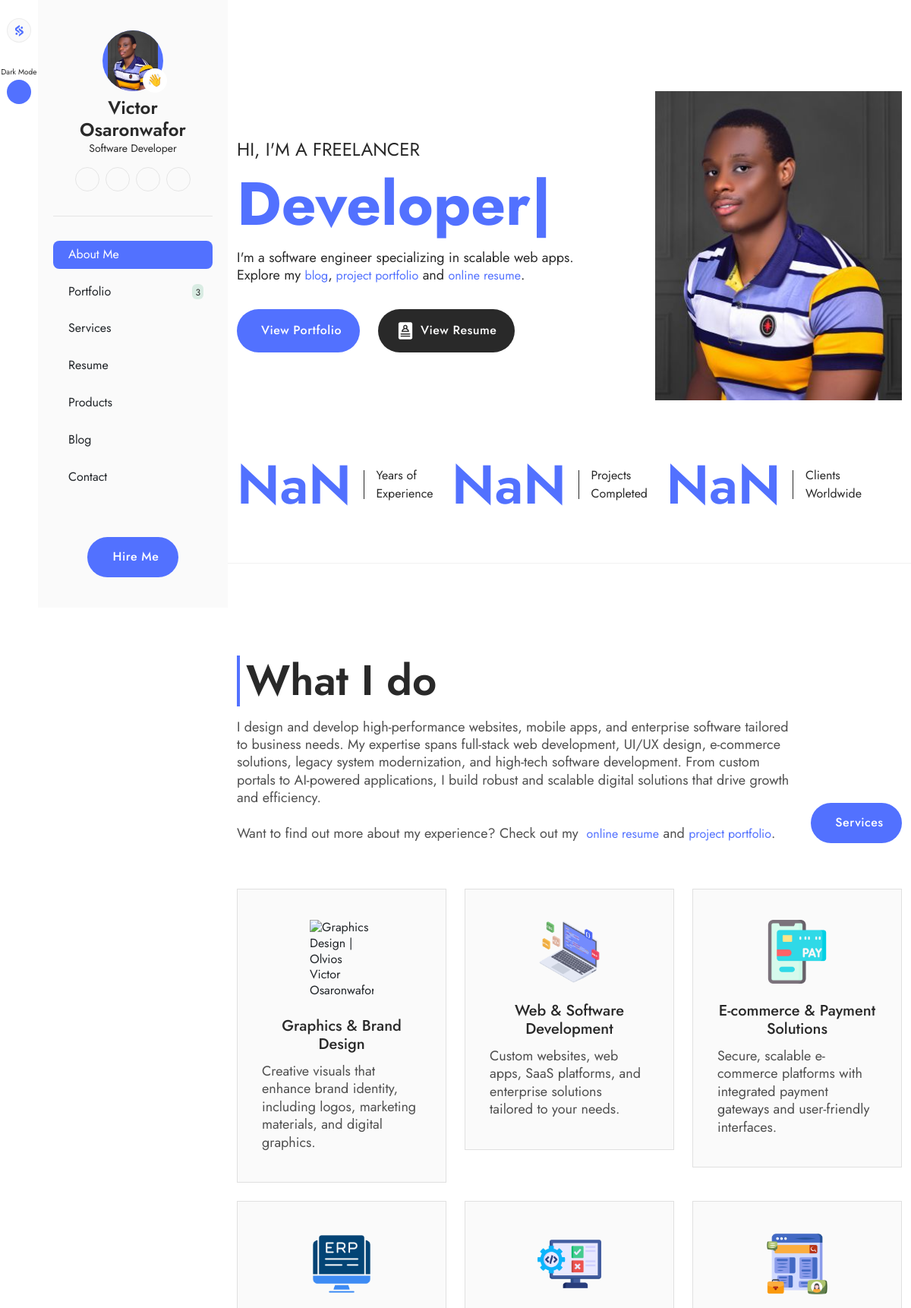
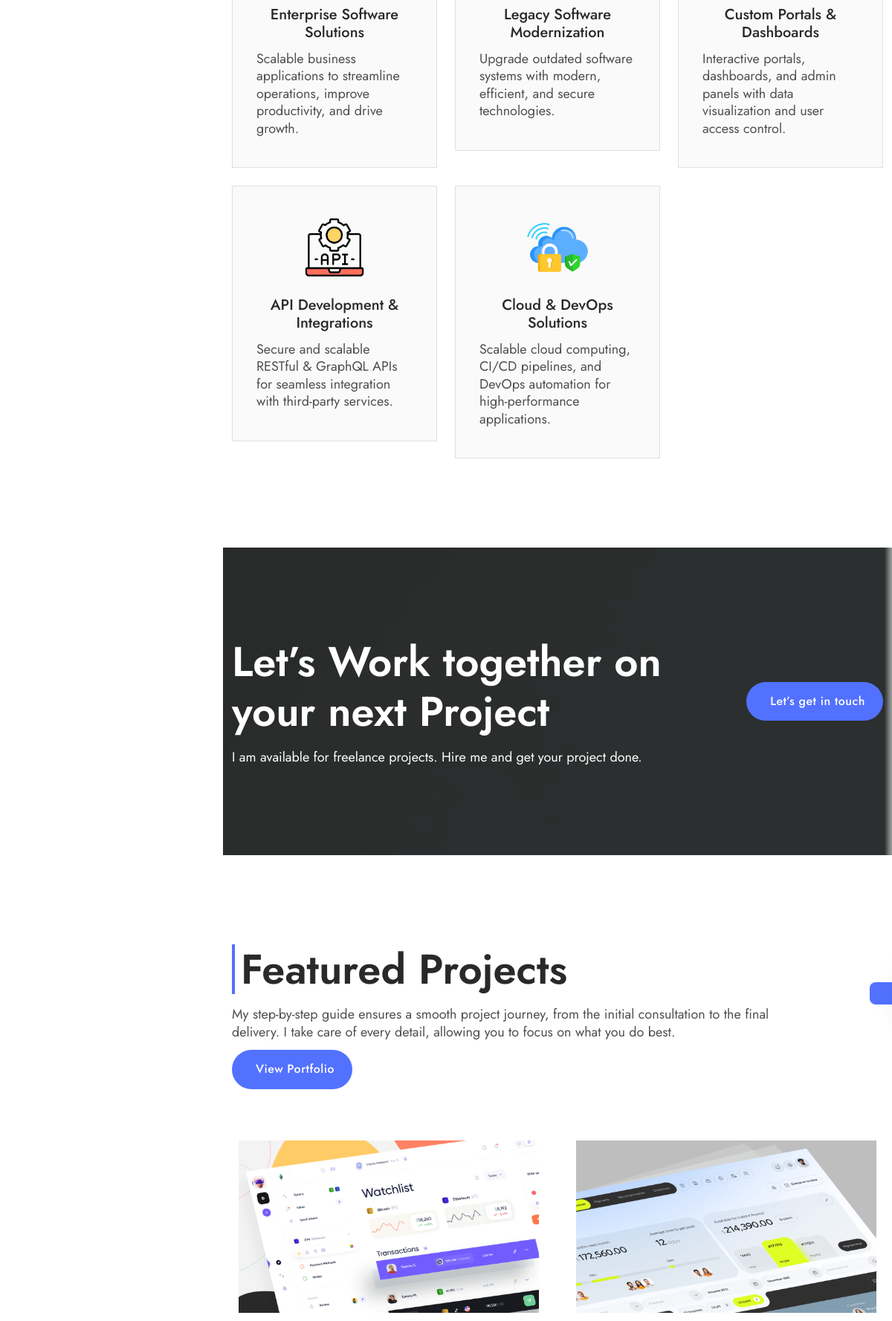
The page / (upper part) on the database its author committed (2 pictures, top to bottom).
### tables this page shows
CREATE TABLE `about_me` (
  `id` int(11) NOT NULL,
  `name` varchar(255) NOT NULL,
  `role` varchar(255) NOT NULL,
  `intro_title` text NOT NULL,
  `intro_text` text NOT NULL,
  `years_of_experience` int(11) NOT NULL,
  `projects_completed` int(11) NOT NULL,
  `clients_worldwide` int(11) NOT NULL,
  `what_i_do` text NOT NULL,
  `pro_summary` text NOT NULL,
  `skills` text NOT NULL,
  `education` text NOT NULL,
  `awards` text NOT NULL,
  `certifications` text NOT NULL,
  `languages` text NOT NULL,
  `interest` text NOT NULL,
  `github_link` varchar(255) NOT NULL,
  `image` varchar(255) NOT NULL,
  `resume` varchar(255) NOT NULL,
  `status` tinyint(4) NOT NULL DEFAULT 0,
  `date` datetime NOT NULL DEFAULT current_timestamp()
);

### index.php (the view, shortened to what the rows shown need)
<?php
include_once 'components/head.php';
include_once 'components/side-menu.php';
?>
<section class="pt-120 pb-60 br-bottom-n3 overflow-hidden mt-10 mt-lg-0">
  <div class="container">
    <div class="d-flex flex-wrap gap-10 gap-md-15 align-items-center justify-content-between">
      <div class="banner-content">
        <span class="n5-color fs-five"><?= $getAboutMe['intro_title'] ?? '' ?></span>
        <h2 class="typing-text display-one p1-color mt-2 mb-3"></h2>
        <p class="fs-seven n5-color">
          <?= $getAboutMe['intro_text'] ?? '' ?>
          Explore my
          <a href="blog.php" class="p1-color"> blog</a>,<a href="portfolio.php" class="p1-color">
            project portfolio</a>
          and <a href="resume.php" class="p1-color">online resume</a>.
        </p>
        <div class="d-flex flex-wrap align-itmes-center gap-3 gap-md-6 mt-4 mt-md-8">
          <a href="portfolio.php"
            class="primary-btn px-3 px-md-6 py-2 py-md-4 fw-medium rounded-pill d-flex align-items-center gap-2">
          </a>
          <a href="resume.php"
            class="primary-btn2 fw-medium px-3 px-md-6 py-2 py-md-4 rounded-pill d-flex align-items-center gap-2">
          </a>
        </div>
      </div>
      <div class="position-relative profile-img">
        <div class="bg-white">
          <img src="assets/images/aboutMe/<?= $getAboutMe['image'] ?>" alt="<?= $getAboutMe['name'] ?? '' ?>"
            alt="<?= $getAboutMe['name'] ?>" class="user-img" />
        </div>
      </div>
    </div>
    <div class="banner-counter d-flex flex-wrap flex-xl-nowrap align-items-center gap-3 gap-md-6 mt-10 mt-md-17">
      <div class="d-flex align-items-center gap-2 gap-xl-4">
        <h2 class="display-two fw-semibold p1-color">
          <span class="counter"><?= $getAboutMe['years_of_experience'] ?? '0' ?></span>
        </h2>
      </div>
      <div class="d-flex align-items-center gap-2 gap-xl-4">
        <h2 class="display-two fw-semibold p1-color">
          <span class="counter"><?= $getAboutMe['projects_completed'] ?? '10' ?></span>
        </h2>
      </div>
      <div class="d-flex align-items-center gap-2 gap-xl-4">
        <h2 class="display-two fw-semibold p1-color d-flex gap-1">
          <span class="counter"><?= $getAboutMe['clients_worldwide'] ?? '' ?></span>
        </h2>
      </div>
    </div>
  </div>
</section>
<section class="pt-120 pb-120">
  <div class="container">
    <div class="d-flex gap-3 flex-wrap flex-xxl-nowrap justify-content-between align-items-end pb-60">
      <div data-aos="zoom-in-left" class="section-heading">
        <div class="d-flex align-items-center gap-2">
          <div class="title-line"></div>
          <h2 class="display-four n5-color fw-semibold">What I do</h2>
        </div>
        <p class="fs-seven n4-color mt-2 mt-md-4">
          <?= $getAboutMe['what_i_do'] ?? '' ?> <br><br> Want to find
          out more about my experience? Check out my
          <a href="resume.php" class="p1-color">online resume</a> and
          <a href="portfolio.php" class="p1-color">project portfolio</a>.
        </p>
      </div>
    </div>
  </div>
</section>
<section class="projects-section pt-120 pb-120 br-bottom-n3">
  <div class="container">
    <div class="d-flex gap-3 flex-wrap flex-xxl-nowrap justify-content-between align-items-end mb-8 mb-md-15">
      <div data-aos="zoom-in-left" class="section-heading">
        <div class="d-flex align-items-center gap-2">
          <h2 class="display-four n5-color fw-semibold">
            Featured Projects
          </h2>
        </div>
      </div>
    </div>
  </div>
</section>
<?php
include_once 'components/footer.php';
?>

### components/side-menu.php (shortened to what the rows shown need)
    <div class="side-menu">
      <div class="d-flex">
        <div class="side-menu-right overflow-y-auto">
          <div class="d-flex flex-column gap-6 justify-content-between py-10 px-5 bgn2-color h-100">
            <div class="">
              <div class="sidebar-profile">
                <div class="position-relative">
                  <div class="profile-img1 d-flex justify-content-center overflow-hidden">
                    <img src="assets/images/aboutMe/<?= $getAboutMe['image'] ?>" alt="<?= $getAboutMe['name'] ?? '' ?>" class="" />
                  </div>
                  <span class="thumb">👋</span>
                </div>
                <h4 class="n5-color fw-semibold fs-five mt-2 text-center">
                <?= $getAboutMe['name'] ?? '' ?>
                </h4>
                <span class="n5-color fs-nine d-block text-center"><?= $getAboutMe['role'] ?? '' ?></span>
                <div class="d-flex justify-content-center gap-2 align-items-center mt-4">
                  <a href="javascript:void(0)" class="social-icon p1-color">
                  </a>
                  <a href="javascript:void(0)" class="social-icon p1-color">
                  </a>
                  <a href="javascript:void(0)" class="social-icon p1-color">
                  </a>
                  <a href="javascript:void(0)" class="social-icon p1-color">
                  </a>
                </div>
              </div>
            </div>
          </div>
        </div>
      </div>
    </div>
<div class="main-content w-100">

### rows shown on the page
about_me: image (picture), name "Victor Osaronwafor", role "Software Developer", intro_title "HI, I'M A FREELANCER", intro_text "I'm a software engineer specializing in scalable web apps.", what_i_do "I design and develop high-performance websites, mobile apps, and enterprise software tailored to business needs. My expertise spans full-stack web development, UI/UX design, e-commerce solutions, legacy system modernization, and high-tech software development. From custom portals to AI-powered applications, I build robust and scalable digital solutions that drive growth and efficiency."

### other values the page prints
$portfolio->portfolioStatusCount() "3"
